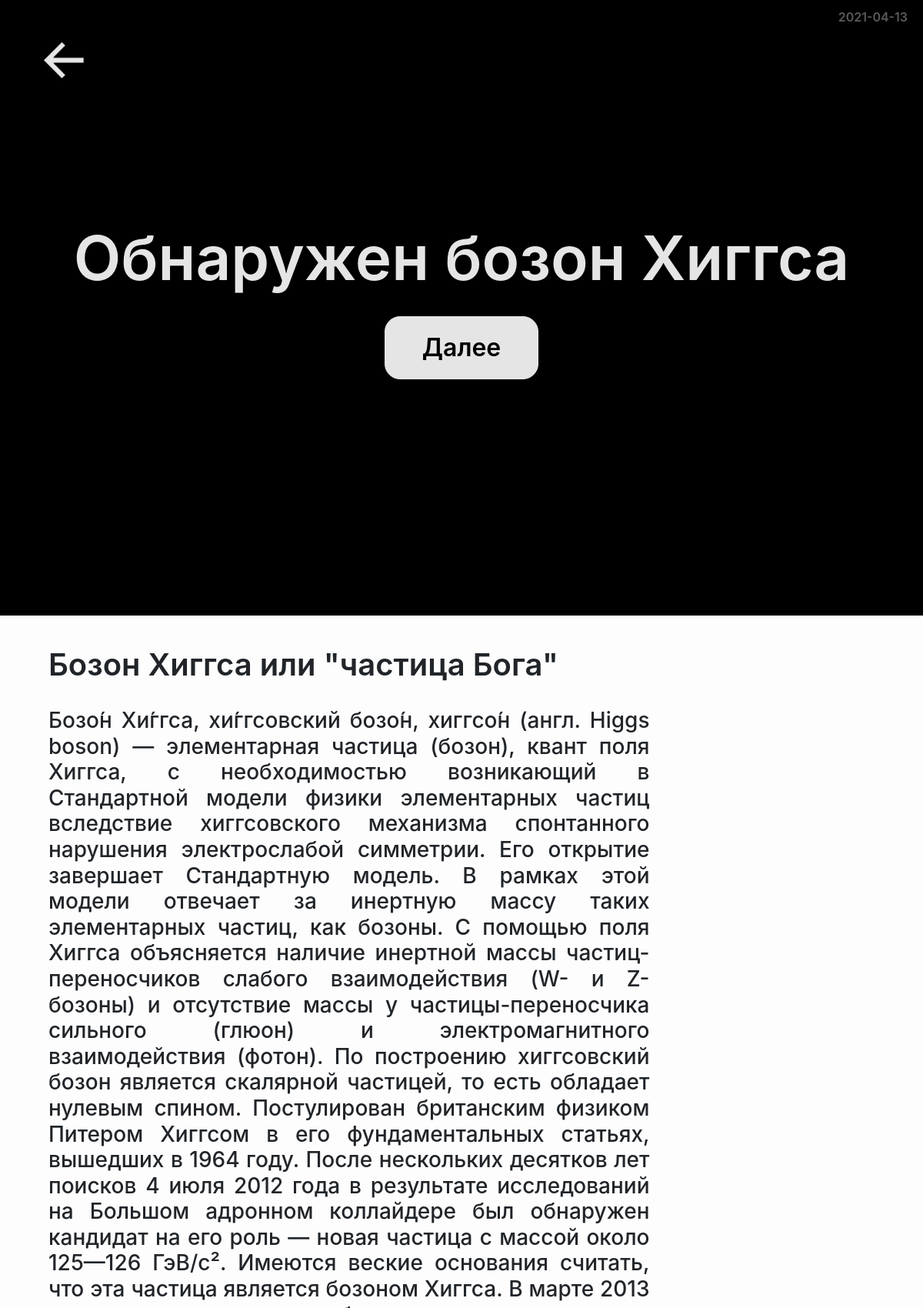
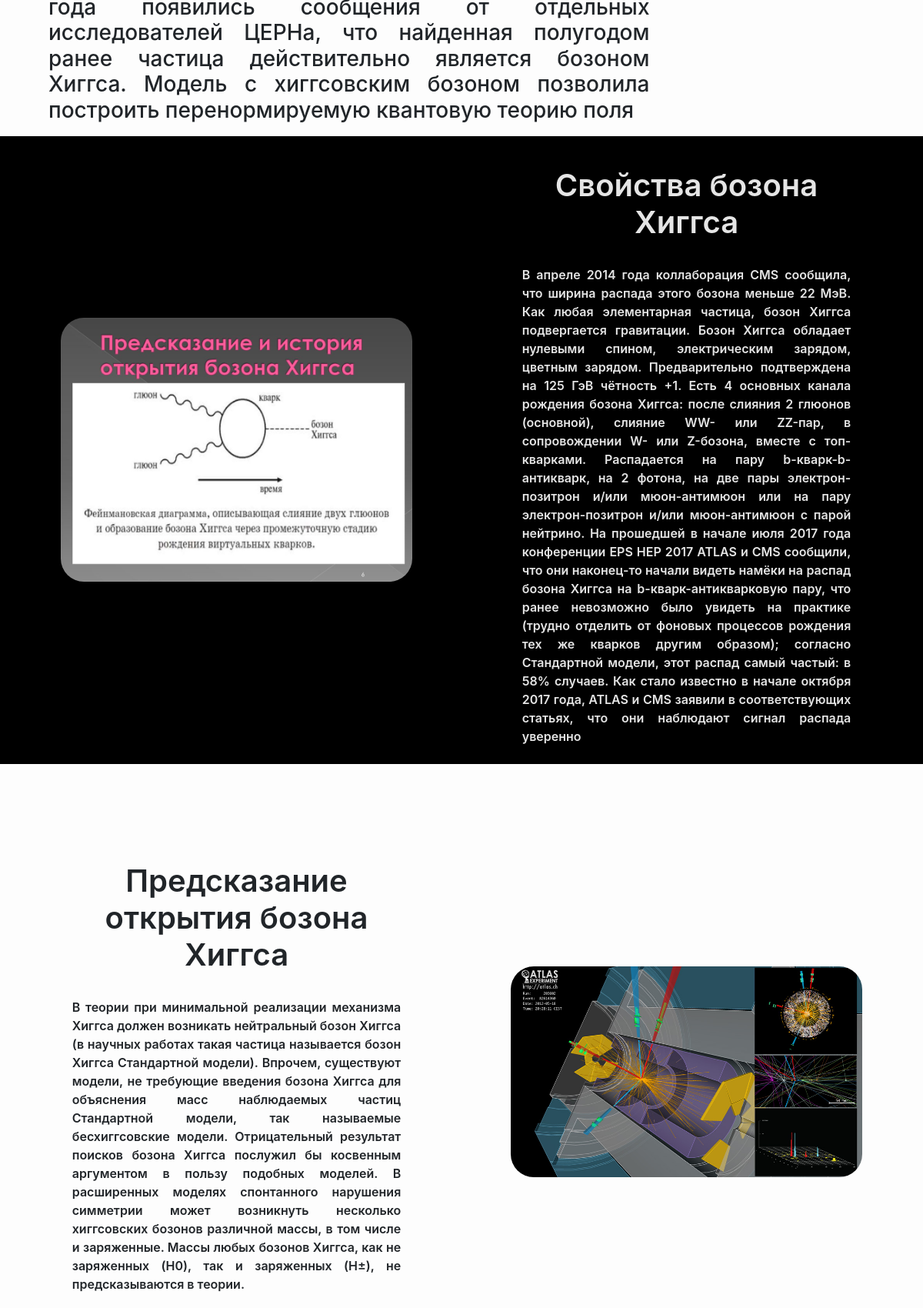
/scixxi/public_html/php/articles?articles_id=1 (upper part), run on the app's committed database (2 pictures, top to bottom).
### tables this page shows
CREATE TABLE IF NOT EXISTS `articles` (
  `id` int(11) NOT NULL AUTO_INCREMENT,
  `title` text NOT NULL,
  `h1` text NOT NULL,
  `h2` text NOT NULL,
  `h3` text NOT NULL,
  `p` text NOT NULL,
  `source` text NOT NULL,
  `date` date NOT NULL DEFAULT '2001-01-01',
  `info1` text NOT NULL,
  `info2` text NOT NULL,
  `info3` text NOT NULL,
  `p2` text NOT NULL,
  `p3` text NOT NULL,
  `p4` text NOT NULL,
  `info4` text NOT NULL,
  `pic1` text NOT NULL,
  `pic2` text NOT NULL,
  `mainpic` text NOT NULL,
  PRIMARY KEY (`id`)
);

### scixxi/public_html/php/articles/index.php (the view, shortened to what this page needs)
<?php
$articles_id = (int) $_GET['articles_id'];
$select = mysqli_query($connect, "SELECT * FROM `articles` WHERE `id` = $articles_id");
$fetch = $select->fetch_assoc();
$h1 = $fetch['h1'];
$h2 = $fetch['h2'];
$h3 = $fetch['h3'];
$p  = $fetch['p'];
$p2  = $fetch['p2'];
$date = $fetch['date'];
$info1 = $fetch['info1'];
$info2 = $fetch['info2'];
$pic1 = $fetch['pic1'];
$pic2 = $fetch['pic2'];
?>
<!DOCTYPE html>
<html lang="en">
<head>
    <link href="../../preloader/preloader.css" rel="stylesheet">
    <link href="../../css/bootstrap.min.css" rel="stylesheet" media="screen">
    <link href="../../css/articless.css" rel="stylesheet" media="screen">
</head>
<body>
<img src="../../img/icons/leftarrow.png" alt="назад" class="snapback_to_previously" onclick="javascript:history.go(-1)">
    <header id="main_head" class="container-fluid text-center">
        <div class="row">
            <h1 class="col-12"><?php echo($h1);?></h1>
            <a href="#heading" id="next">Далее</a>
            <p><?php echo($date);?></p>
        </div>
    </header>
    <section id="heading" class="container-fluid py-2">
        <div class="row">
            <h2 class="col-12 col-lg-9 px-5"><?php echo($h2);?></h2>
            <h3 class="col-12 col-lg-9 px-5"><?php echo($h3);?></h3>
        </div>
    </section>
    <section id="section1" class="container-fluid py-2">
        <div class="row">
            <div class=" d-lg-flex col-lg-5 d-none  align-items-center">
                <img src="../../img/articlesIMG/<?php echo($pic1);?>" alt="Картинка не загрузилась">
            </div>
            <div class="col-12 col-lg-5">
                <h2 class="col-12"><?php echo($p);?></h2>
                <p class="col-12"><?php echo($info1);?></p>
            </div>
        </div>
    </section>
    <section id="section2" class="container-fluid py-2">
        <div class="row">
            <div class="col-12 col-lg-5">
                <h2 class="col-12"><?php echo($p2);?></h2>
                <p class="col-12"><?php echo($info2);?></p>
            </div>
            <div class="col-12 col-lg-5 d-flex align-items-center">
                <img src="../../img/articlesIMG/<?php echo($pic2);?>" alt="Картинка не загрузилась">
            </div>
        </div>
    </section>
</body>
</html>

### scixxi/public_html/preloader/preloader.css (style rules this page uses)
body { margin: 0; }

### scixxi/public_html/css/articless.css (style rules this page uses)
* { font-weight: 600; user-select: none; text-decoration: none; outline: none; }
a { color: #e5e5e5; transition: 0.4s; }
img { width: 100%; height: fit-content; border-radius: 30px; }
.row { justify-content: space-around; width: 100%; }
header, section { min-height: 100vh; align-items: center; display: flex; flex-wrap: wrap; justify-content: center; background-color: #fdfdfd; }
header, #section1, #section3 { background-color: #000; color: #e5e5e5; }
header div p { color: rgb(90, 90, 90); position: absolute; top: 10px; right: 20px; }
h1 { font-size: 5rem; font-weight: 600; }
#next { color: #000000; padding: 1rem 3rem; font-size: 2rem; background-color: #e5e5e5; border-radius: 20px; margin: 20px 0; display: flex; align-items: center; border: 1px solid #e5e5e5; transition-property: color, background-color; transition-duration: 0.3s; transition-timing-function: ease-in; }
.snapback_to_previously { z-index: 99; opacity: 0.9; position: fixed; left: 30px; top: 30px; width: 100px; height: 100px; cursor: pointer; }
section { position: relative; text-align: justify; }
section h2 { text-align: center; margin-bottom: 2rem; font-weight: 600; font-size: 2.5rem; }
#heading .row { justify-content: start; }
section h2 { text-align: center; margin: 2rem 0; }
@media screen and (min-width: 600px) { #heading h2 { text-align: inherit; } }

### data on the page
articles: h1 "Обнаружен бозон Хиггса", date "2021-04-13", h2 "Бозон Хиггса или \"частица Бога\"", h3 "Бозо́н Хи́ггса, хи́ггсовский бозо́н, хиггсо́н (англ. Higgs boson) — элементарная частица (бозон), квант поля Хиггса, с необходимостью возникающий в Стандартной модели физики элементарных частиц вследствие хиггсовского механизма спонтанного нарушения электрослабой симметрии. Его открытие завершает Стандартную модель. В рамках этой модели отвечает за инертную массу таких элементарных частиц, как бозоны. С помощью поля Хиггса объясняется наличие инертной массы частиц-переносчиков слабого взаимодействия (W- и Z-бозоны) и отсутствие массы у частицы-переносчика сильного (глюон) и электромагнитного взаимодействия (фотон). По построению хиггсовский бозон является скалярной частицей, то есть…", pic1 (picture), p "Свойства бозона Хиггса", info1 "В апреле 2014 года коллаборация CMS сообщила, что ширина распада этого бозона меньше 22 МэВ. Как любая элементарная частица, бозон Хиггса подвергается гравитации. Бозон Хиггса обладает нулевыми спином, электрическим зарядом, цветным зарядом. Предварительно подтверждена на 125 ГэВ чётность +1. Есть 4 основных канала рождения бозона Хиггса: после слияния 2 глюонов (основной), слияние WW- или ZZ-пар, в сопровождении W- или Z-бозона, вместе с топ-кварками. Распадается на пару b-кварк-b-антикварк, на 2 фотона, на две пары электрон-позитрон и/или мюон-антимюон или на пару электрон-позитрон и/или мюон-антимюон с парой нейтрино. На прошедшей в начале июля 2017 года конференции EPS HEP 2017 ATLAS и…", p2 "Предсказание открытия бозона Хиггса", info2 "В теории при минимальной реализации механизма Хиггса должен возникать нейтральный бозон Хиггса (в научных работах такая частица называется бозон Хиггса Стандартной модели). Впрочем, существуют модели, не требующие введения бозона Хиггса для объяснения масс наблюдаемых частиц Стандартной модели, так называемые бесхиггсовские модели. Отрицательный результат поисков бозона Хиггса послужил бы косвенным аргументом в пользу подобных моделей. В расширенных моделях спонтанного нарушения симметрии может возникнуть несколько хиггсовских бозонов различной массы, в том числе и заряженные. Массы любых бозонов Хиггса, как не заряженных (H0), так и заряженных (H±), не предсказываются в теории.", pic2 (picture)
